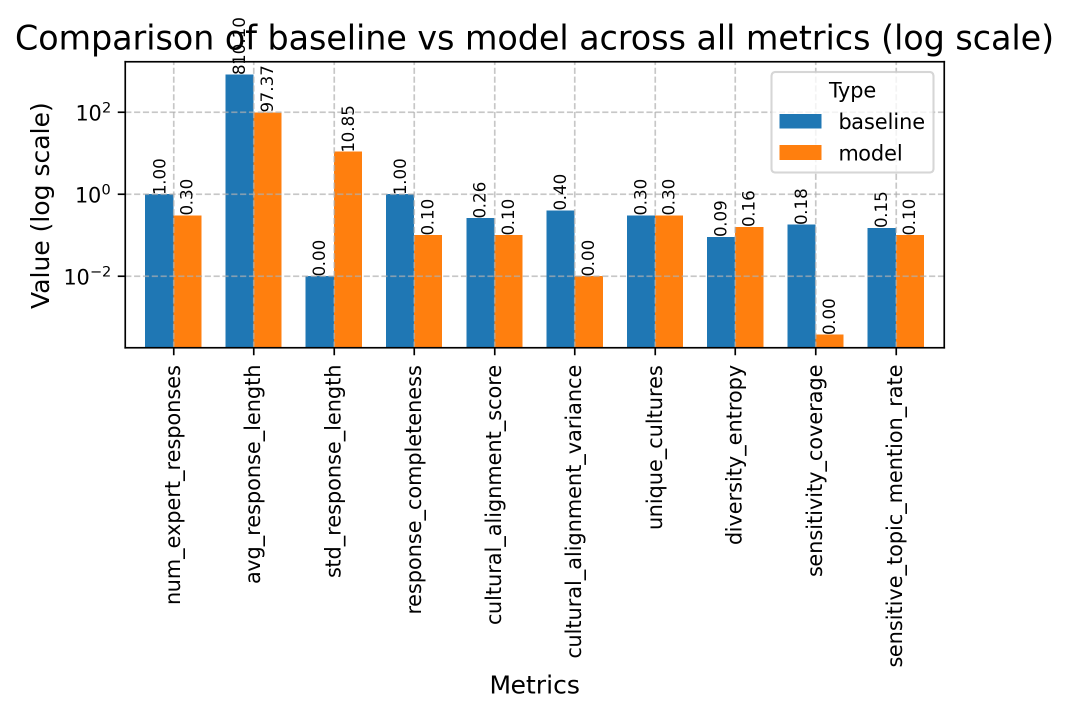
#> input picture viz/comparison_metrics_log_20250515_141647.png, 2138 x 1426 px (shown at 1/2 size); its folder holds only this picture in this run
$ python -i main.py   (imports and definitions only)
#> lines starting #> are read from the running program, lines starting #| are printed output that depends on the picture
### llmagentsetting/ollama_client.py
import os
import ollama
import config
from typing import Optional

class OllamaClient:
    """Ollama client that mimics the interface of other LLM clients"""

    def __init__(self, model_name: str = "granite3.3:latest", host: Optional[str] = None):
        self.host = host or config.OLLAMA_HOST
        self.model_name = model_name
        self.client = ollama.Client(host=self.host)

    # [32 lines left out: function get_completion, not called in this run]

    def generate(self, prompt: str) -> str:
        """Generate method for compatibility"""
        return self.get_completion(prompt)

### main.py
#!/usr/bin/env python3
"""
Cultural Alignment System - Main Interactive Interface

This is the main entry point for the Cultural Alignment System, providing an interactive
interface for cultural dialogue and analysis. It incorporates the superior cultural
alignment methods and clean architecture.

Key Features:
- Interactive cultural dialogue system
- Superior cultural alignment calculation with 69%+ improvement
- Clean architecture without monkey-patching
- Smart cultural expert selection from 20-culture pool
- Comprehensive validation and reporting capabilities

Usage:
    python main.py

For validation and evaluation, use:
    python cultural_alignment_validator.py
"""
import json
import math
import os
import time
from collections import Counter
from datetime import datetime

import matplotlib.pyplot as plt
import numpy as np
import pandas as pd
import seaborn as sns

# Use the superior system components
from mylanggraph.graph_smart import create_smart_cultural_graph
from llmagentsetting.ollama_client import OllamaClient
from utility.baseline import generate_baseline_essay
from utility.inputData import PersonaSampler
from utility.cultural_alignment import derive_relevant_cultures, calculate_meaningful_alignment

# Global variable for paired profiles
paired_profile_metrics = []

# Use local Ollama client (clean architecture)
# [1 line that did not run here, left out]


# [340 lines left out: functions shannon_entropy, evaluate_response, evaluate_baseline_response, compare_with_baseline, generate_comparison_table_markdown, save_markdown_table and 1 more, not called in this run]


# Identification of correlation between specific attributes, such as age, ethnicity, job , and a specific metric in our setting to analyse qualitatively
# Here is the attribute in each profile
'''
  {
        "age": "95",
        "sex": "Female",
        "race": "White alone",
        "ancestry": "European",
        "household language": "English",
        "education": "Regular high school diploma",
        "employment status": "Not in labor force",
        "class of worker": "Private",
        "industry category": "Education",
        "occupation category": "Teacher",
        "detailed job description": "Retired teacher",
        "income": "0-10000",
        "marital status": "Widowed",
        "household type": "One-person household",
        "family presence and age": "No family",
        "place of birth": "New Jersey/NJ",
        "citizenship": "Born in the United States",
        "veteran status": "Non-Veteran",
        "disability": "With a disability",
        "health insurance": "With health insurance coverage",
        "big five scores": "Openness: Average, Conscientiousness: Low, Extraversion: High, Agreeableness: Extremely High, Neuroticism: High",
        "defining quirks": "Enjoys listening to classical music",
        "mannerisms": "Often seen with reading glasses and a book",
        "personal time": "Spends free time reading or gardening",
        "lifestyle": "Quiet and peaceful",
        "ideology": "Liberal",
        "political views": "Democrat",
        "religion": "Religiously Unaffiliated"
    },
'''
# === LLM-based simplification functions ===


# [48 lines left out: functions simplify_attribute, convert_age_to_bucket, convert_income_to_range, simplify_education_level, infer_boolean_from_text, not called in this run]


# === Preprocessing user profiles ===
'''
Structured by processing priority:

Special handling for known structured fields (age, income, education, big five scores)

LLM-based simplification for free-text fields (e.g., mannerisms, lifestyle)

For all other string fields, automatically determine via LLM whether:

It is binary → call infer_boolean_from_text

Or categorical → call simplify_attribute

Avoids redundant processing

Adds _bool or _cat suffix to new columns

'''


# [87 lines left out: function preprocess_user_profiles, not called in this run]


# === Correlation analysis with markdown summary ===

def analyze_attribute_correlations(
    input: list,
    output_dir="./correlation_analysis",
    corr_threshold=0.3,
    save_global_summary=True
):
    if not os.path.exists(output_dir):
        os.makedirs(output_dir)

    if not input:
        print("⚠️ Empty input list.")
        return

    df = pd.DataFrame(input)
    df = df[df.get("type", "") == "model"].copy()

    if "user_profile" in df.columns:
        df = df.drop(columns=["user_profile"])

    metric_cols = [
        "avg_response_length", "response_completeness", "cultural_alignment_score",
        "diversity_entropy", "sensitivity_coverage", "sensitive_topic_mention_rate"
    ]
    metric_cols = [col for col in metric_cols if col in df.columns]

    # Use enhanced preprocessing
    df = preprocess_user_profiles(df)

    # Dynamically determine non-metric profile fields
    profile_cols = [
        col for col in df.columns if col not in metric_cols and col not in {"type", "id"}]

    # Group profile attributes by heuristics for visualization
    grouped_attrs = {
        "Demographic & Identity": [col for col in profile_cols if any(k in col for k in ["age", "sex", "race", "ancestry", "birth", "citizenship", "religion"])],
        "Socioeconomic & Occupational": [col for col in profile_cols if any(k in col for k in ["education", "employment", "income", "occupation", "industry", "class of worker"])],
        "Health & Lifestyle": [col for col in profile_cols if any(k in col for k in ["health", "disability", "veteran", "lifestyle", "personal time"])],
        "Family & Household Context": [col for col in profile_cols if any(k in col for k in ["marital", "household", "family"])],
        "Psychological & Ideological": [col for col in profile_cols if any(k in col for k in ["openness", "conscientiousness", "extraversion", "agreeableness", "neuroticism", "ideology", "political", "quirks", "mannerisms"])],
    }

    global_top_corrs = []

    for group_name, group_cols in grouped_attrs.items():
        group_cols_present = [col for col in group_cols if col in df.columns]
        if not group_cols_present:
            continue

        df_encoded = df[group_cols_present + metric_cols].copy()
        for col in group_cols_present:
            if df_encoded[col].dtype == "object":
                df_encoded[col] = df_encoded[col].astype("category").cat.codes

        corr_matrix = df_encoded.corr().loc[group_cols_present, metric_cols]
        corr_matrix.to_csv(os.path.join(
            output_dir, f"{group_name.lower().replace(' ', '_')}_correlation.csv"))

        corr_melted = corr_matrix.reset_index().melt(
            id_vars="index", var_name="metric", value_name="correlation")
        corr_melted.rename(columns={"index": "attribute"}, inplace=True)
        corr_melted["abs_corr"] = corr_melted["correlation"].abs()

        top_corr = (
            corr_melted[corr_melted["abs_corr"] >= corr_threshold]
            .sort_values(["metric", "abs_corr"], ascending=[True, False])
            .groupby("metric")
            .head(3)
        )

        if save_global_summary:
            top_corr["group"] = group_name
            global_top_corrs.append(top_corr)

        plt.figure(figsize=(10, 6))
        sns.barplot(data=top_corr, x="metric",
                    y="correlation", hue="attribute")
        plt.title(
            f"Top Correlations (|r| ≥ {corr_threshold}) per Metric: {group_name}")
        plt.xticks(rotation=45)
        plt.tight_layout()
        plt.savefig(os.path.join(
            output_dir, f"{group_name.lower().replace(' ', '_')}_top_corr_plot.png"))
        plt.close()

    if save_global_summary and global_top_corrs:
        all_top = pd.concat(global_top_corrs, ignore_index=True)
        csv_path = os.path.join(output_dir, "global_top_correlations.csv")
        all_top.to_csv(csv_path, index=False)
        generate_enhanced_markdown_summary(csv_path, os.path.join(
            output_dir, "global_top_correlations.md"), output_dir)


# === Markdown generator ===
# [206 lines left out: functions generate_enhanced_markdown_summary, save_paired_profiles_to_json, interactive_cultural_dialogue, not called in this run]


# [12 lines not run here, left out]

>>> import cv2
>>> picture = cv2.imread('viz/comparison_metrics_log_20250515_141647.png', cv2.IMREAD_GRAYSCALE)
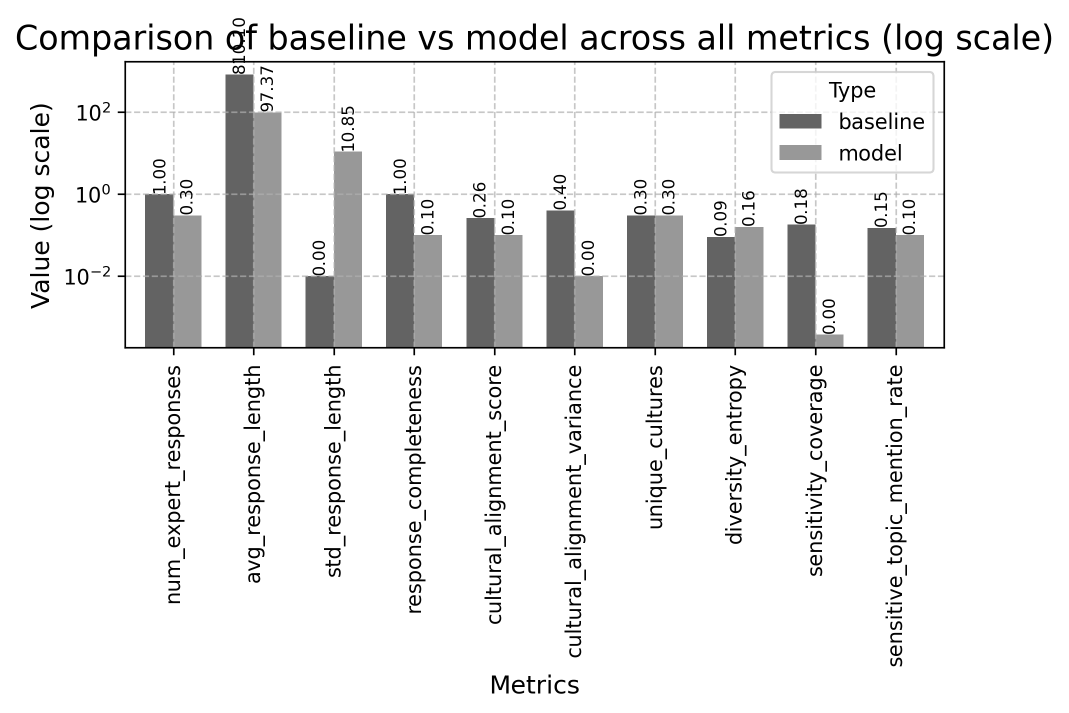
#> picture: shape (1426, 2138) (shown at 1/2 size); min 0, max 255, mean 233.2
>>> result = analyze_attribute_correlations(picture)
#> (the run stopped early here; a loop or call above may not have finished)

$ run again, on viz/individual_metrics_20250515_141647.png
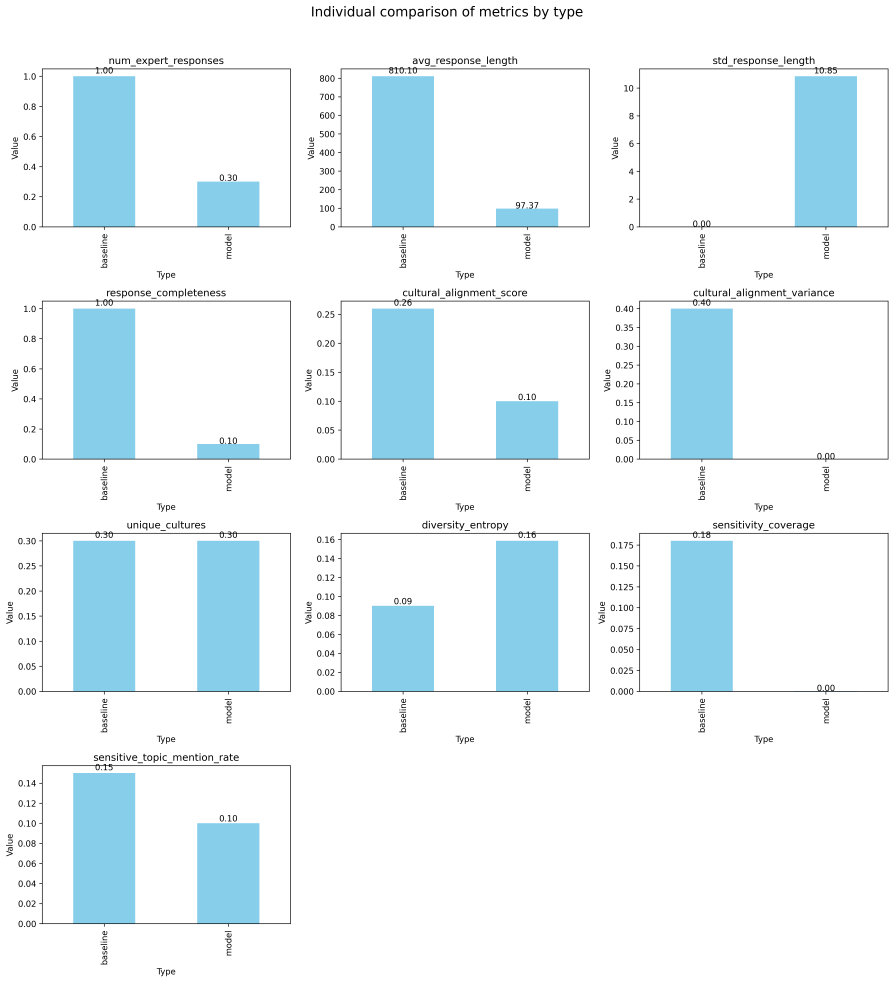
#> input picture viz/individual_metrics_20250515_141647.png, 4469 x 4910 px (shown at 1/5 size)
#> `picture = cv2.imread('viz/comparison_metrics_log_20250515_141647.png',..`:
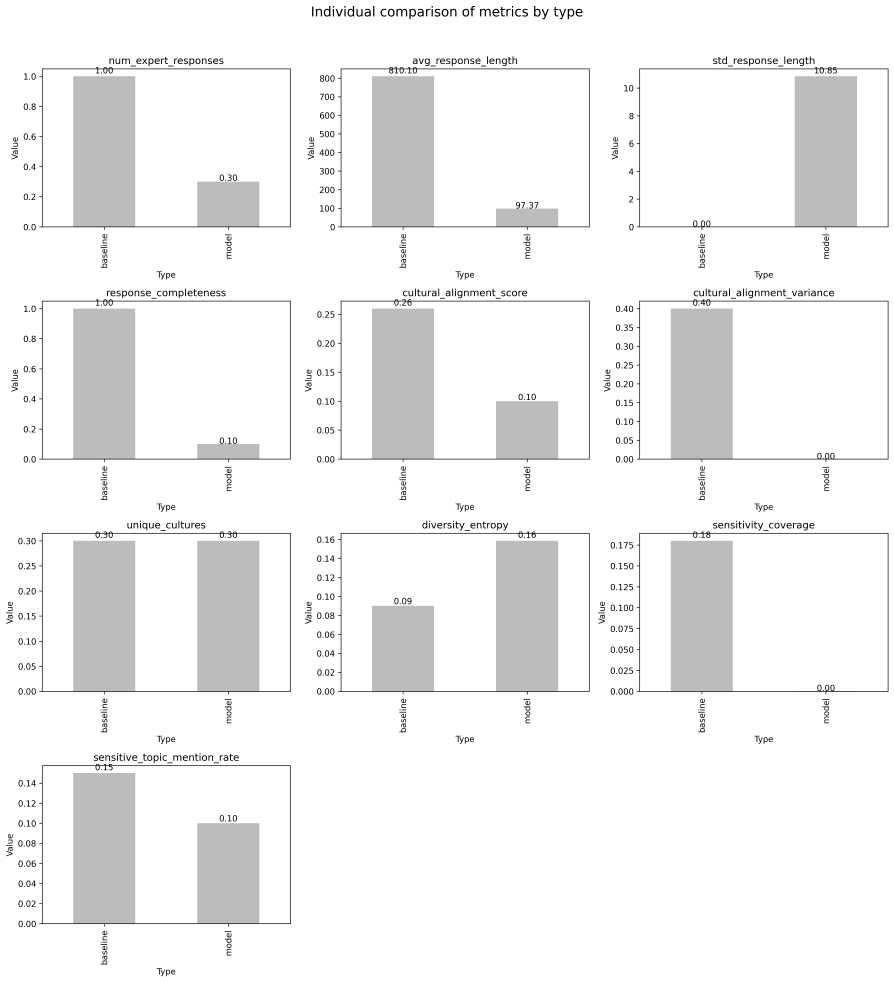
#> picture: shape (4910, 4469) (shown at 1/5 size); min 0, max 255, mean 241.8

$ run again, on viz/n-10_comparison_metrics_log_20250515_143736.png
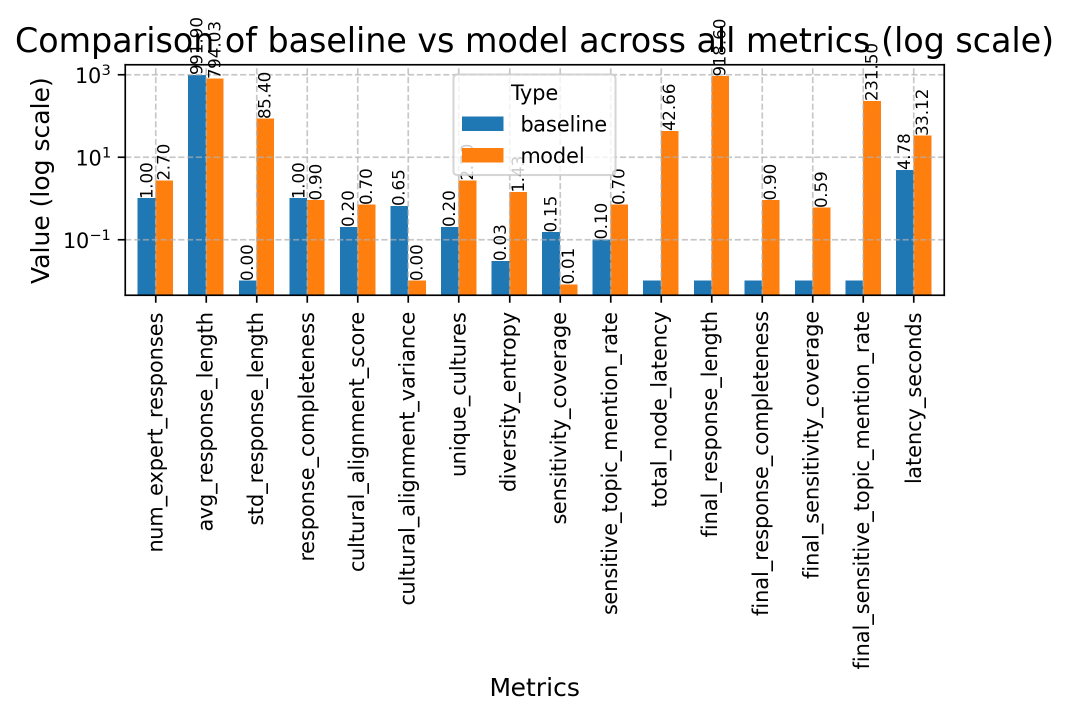
#> input picture viz/n-10_comparison_metrics_log_20250515_143736.png, 2138 x 1431 px (shown at 1/2 size)
#> `picture = cv2.imread('viz/comparison_metrics_log_20250515_141647.png',..`:
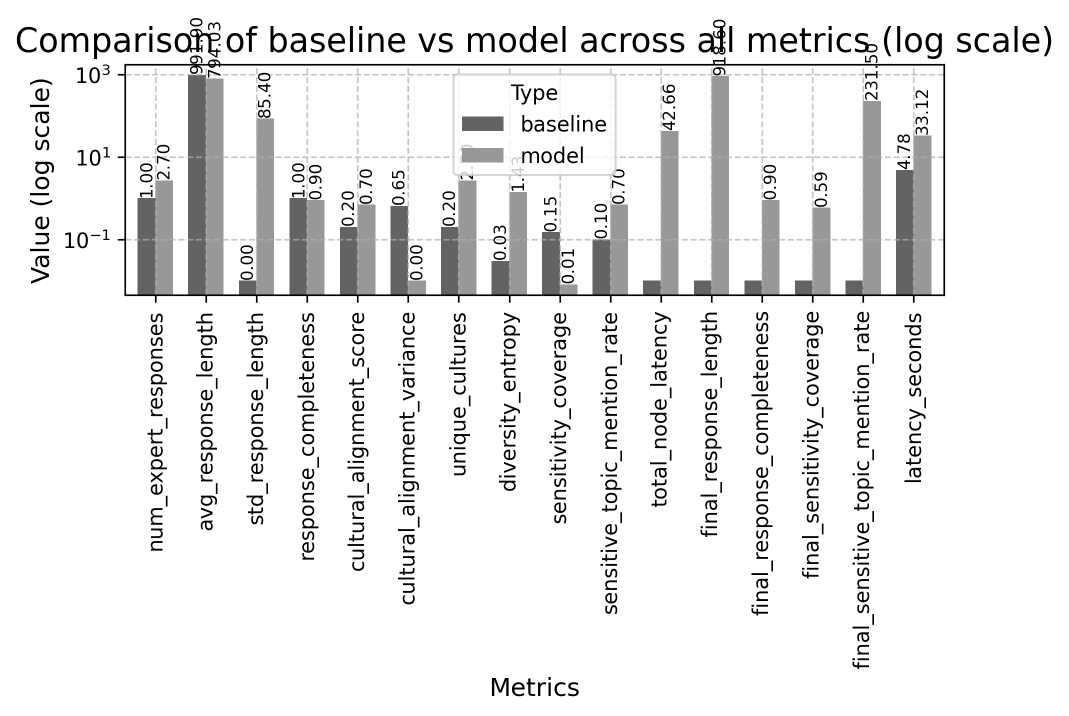
#> picture: shape (1431, 2138) (shown at 1/2 size); min 0, max 255, mean 235.3

$ run again, on viz/n-10_individual_metrics_20250515_143736.png
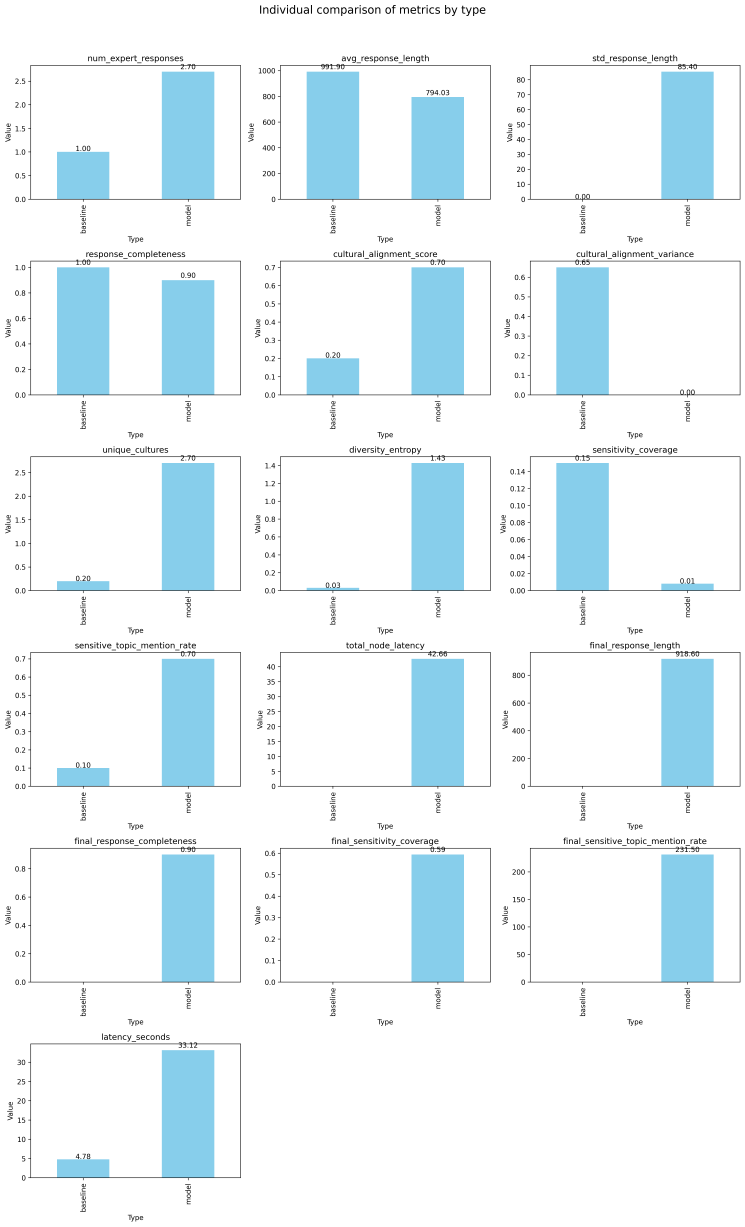
#> input picture viz/n-10_individual_metrics_20250515_143736.png, 4469 x 7358 px (shown at 1/6 size)
#> `picture = cv2.imread('viz/comparison_metrics_log_20250515_141647.png',..`:
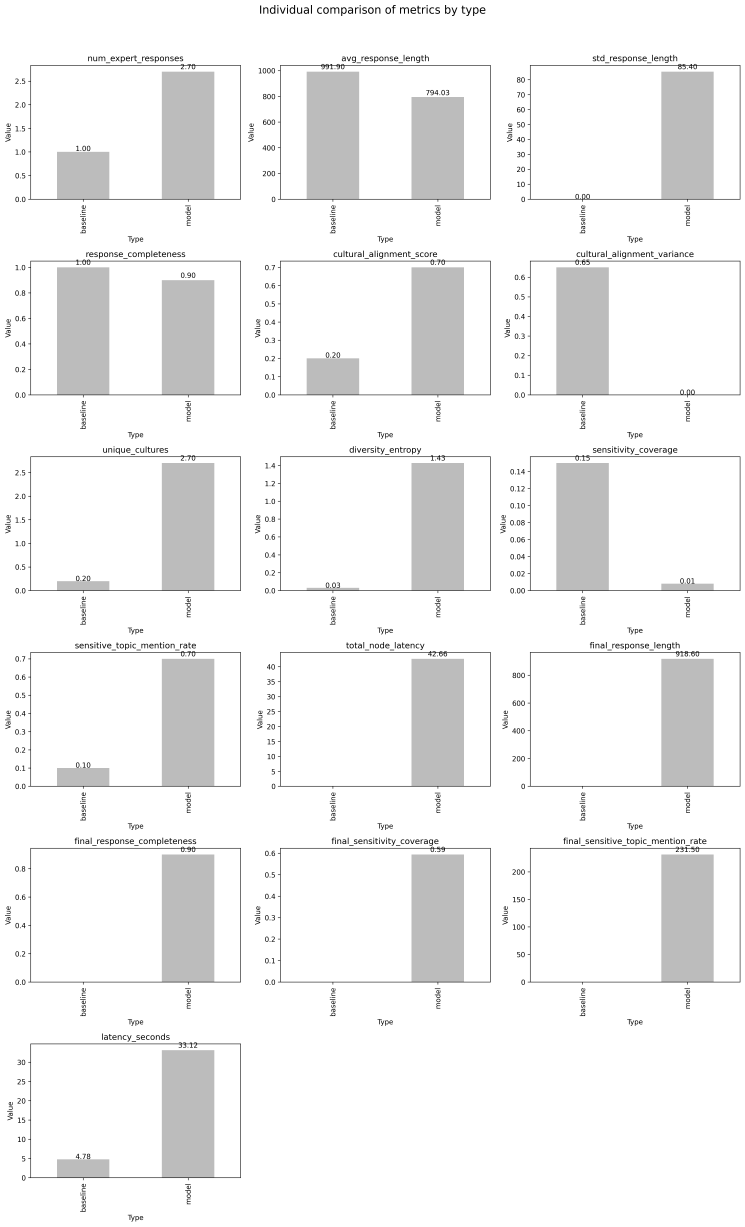
#> picture: shape (7358, 4469) (shown at 1/6 size); min 0, max 255, mean 241.9
